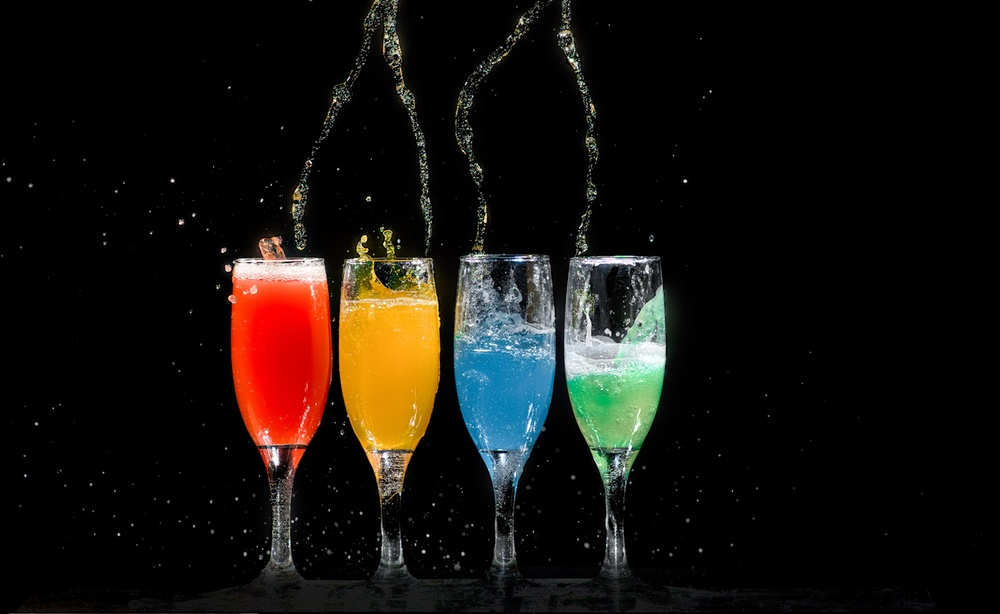
#> input picture Deep Learning/CNN/alcohol-beverage-black-background-1028637.jpg, 1000 x 614 px, shrunk from 4233 x 2599 before the run
$ python CNN.py
#> lines starting #> are read from the running program, lines starting #| are printed output that depends on the picture
import numpy as np
import cv2
import matplotlib.pyplot as plt

im = cv2.imread("alcohol-beverage-black-background-1028637.jpg")
#> im is the input picture: shape (614, 1000, 3); mean B, G, R 14.2, 18.5, 22.6
img = cv2.cvtColor(im, cv2.COLOR_RGB2GRAY)
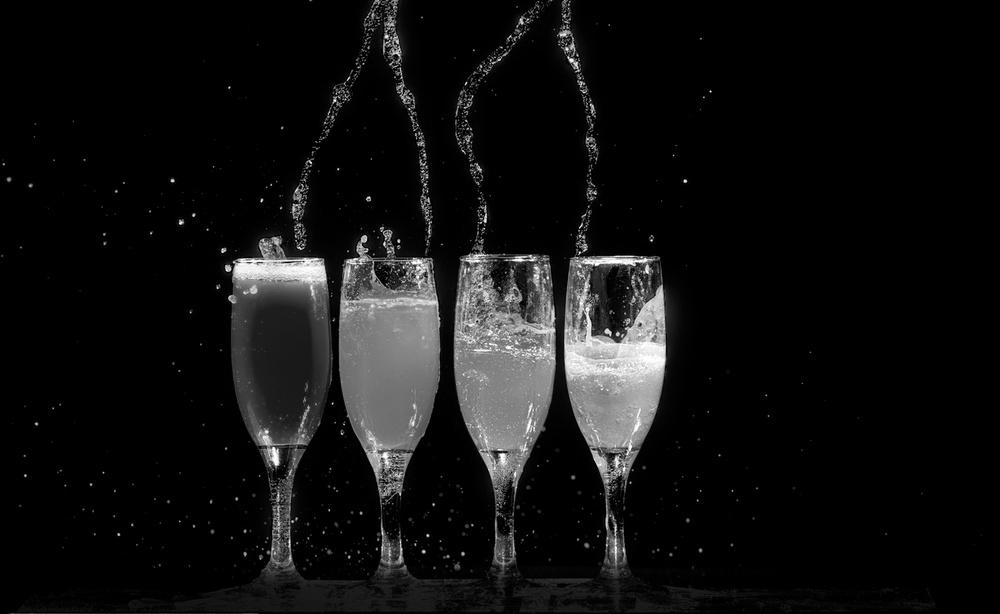
#> img: shape (614, 1000); min 0, max 255, mean 17.7
print(img.shape)
#| (614, 1000)
plt.imshow(img, cmap='gray')

# Gaussian blur kernel
kernel = np.array([[-1.0, -1.0, -1.0],
                   [-1.0, 8.0, -1.0],
                   [-1.0, -1.0,-1.0]
                   ])
print(kernel)

new_img = np.zeros((img.shape[0]-kernel.shape[0]+1, img.shape[1]-kernel.shape[1]+1))
plt.imshow(new_img, cmap='gray')

# convolve
for ix in range(new_img.shape[0]):
    for ij in range(new_img.shape[1]):

        # patch size
        im_patch = img[ix: ix+kernel.shape[0], ij: ij+kernel.shape[1]]
        k_prod = im_patch*kernel

        # pixels range b/w
        new_img[ix, ij] = max(0, k_prod.sum())
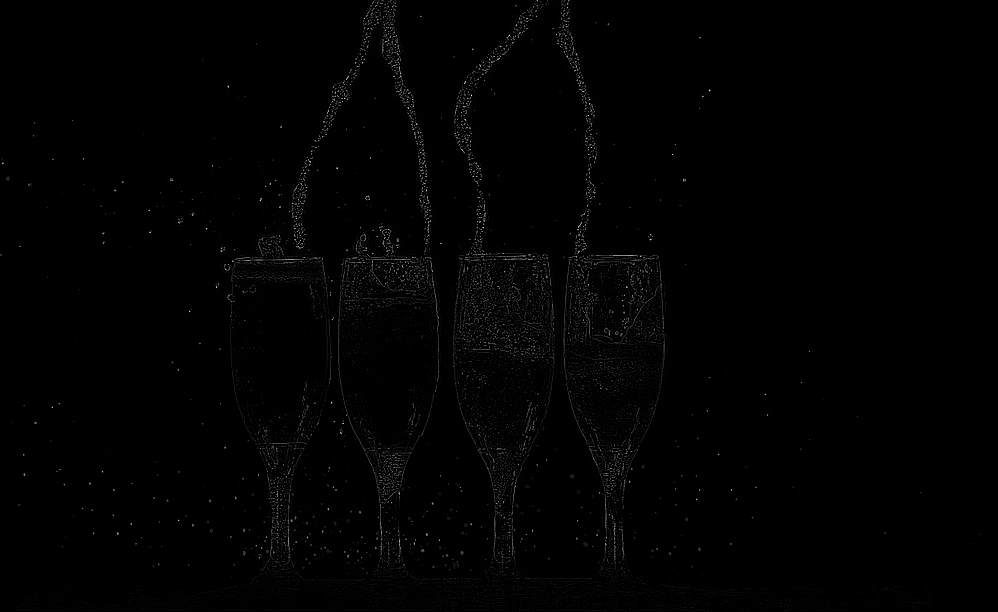
#> new_img: shape (612, 998) float64; min 0, max 1436, mean 10.7; drawn with min black and max white

plt.imshow(new_img.astype(np.uint8), cmap='gray')
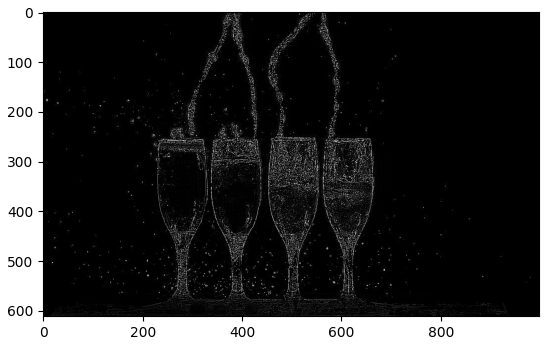
#> figure drawn by matplotlib, 1 panel
